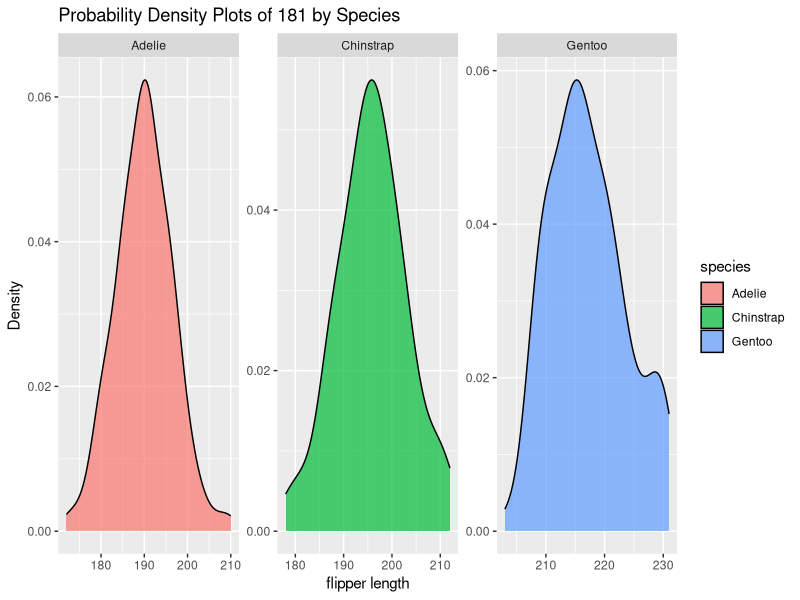
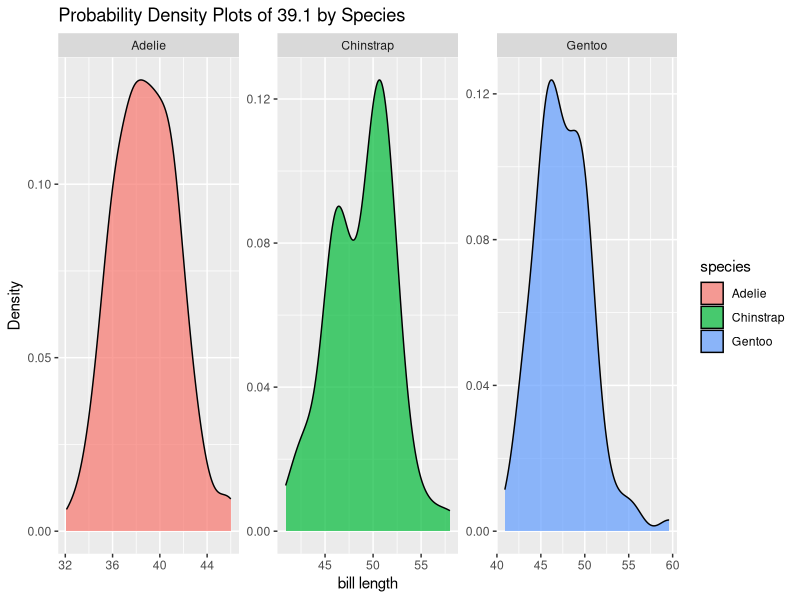
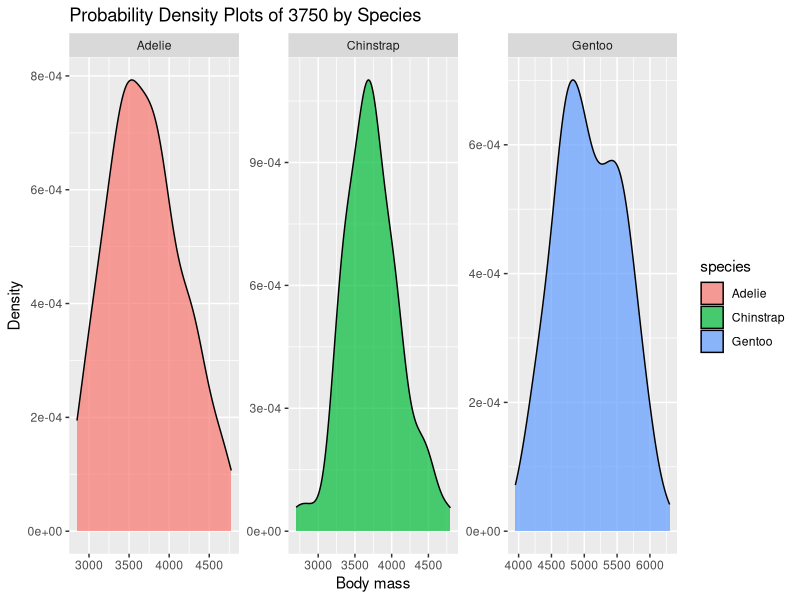
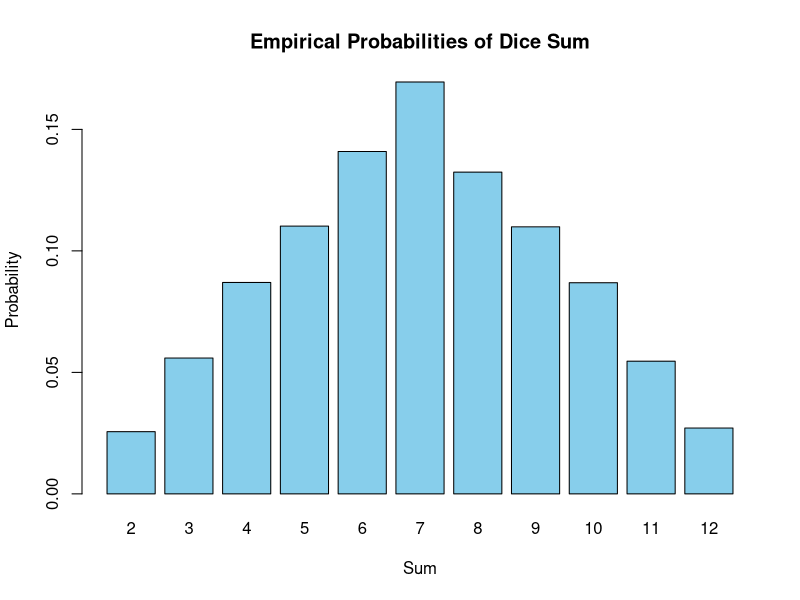

Write R code to recreate these figures, in order.
## ---- chunk 1

#install.packages("palmerpenguins")

library(tidyr)
library(palmerpenguins)
library(ggplot2)

data("penguins")

str(penguins)

summary(penguins)

unique(penguins$species)

flipper_length = penguins$flipper_length_mm

summary(flipper_length)

flip_len = na.omit(flipper_length)

summary(flip_len)


# Select one continuous variables for probability density plots
selected_vars <- c(penguins$flipper_length_mm)
                   
selected_vars2 <- c(penguins$bill_length_mm)                   
                   
selected_vars3 <- c(penguins$body_mass_g)   

# Create probability density plots for each variable by species

penguin_density_plots <- ggplot(penguins, aes(x = selected_vars, fill = species)) +
  geom_density(alpha = 0.7) +
  facet_wrap(~species, scales = "free") +
  labs(title = paste("Probability Density Plots of", selected_vars, "by Species"), x = "flipper length", y = "Density")


print(penguin_density_plots)


## ---- chunk 2



penguin_density_plots2 <- ggplot(penguins, aes(x = selected_vars2, fill = species)) +
  geom_density(alpha = 0.7) +
  facet_wrap(~species, scales = "free") +
  labs(title = paste("Probability Density Plots of", selected_vars2, "by Species"), x = "bill length", y = "Density")


print(penguin_density_plots2)


## ---- chunk 3


penguin_density_plots3 <- ggplot(penguins, aes(x = selected_vars3, fill = species)) +
  geom_density(alpha = 0.7) +
  facet_wrap(~species, scales = "free") +
  labs(title = paste("Probability Density Plots of", selected_vars3, "by Species"), x = "Body mass", y = "Density")


print(penguin_density_plots3)


## ---- chunk 4

#conditional probabilities

# Create a contingency table for species and island
contingency_table_island <- table(penguins$species, penguins$island)

# Calculate conditional probabilities given the island
conditional_probabilities_island <- prop.table(contingency_table_island, margin = 1)

# Create a contingency table for species and sex
contingency_table_sex <- table(penguins$species, penguins$sex)

# Calculate conditional probabilities given the sex
conditional_probabilities_sex <- prop.table(contingency_table_sex, margin = 1)

# Print the contingency tables
print("Contingency Table for Species and Island:")
print(contingency_table_island)

print("Contingency Table for Species and Sex:")
print(contingency_table_sex)

# Print conditional probabilities
print("Conditional Probabilities Given Island:")
print(conditional_probabilities_island)

print("Conditional Probabilities Given Sex:")
print(conditional_probabilities_sex)




## ---- chunk 5

# Simulate rolling a fair six-sided die
die_outcomes <- 1:6

# Define random variables X and Y
X <- sample(die_outcomes, 1, replace = TRUE)
Y <- sample(die_outcomes, 1, replace = TRUE)

# Print the outcomes of X and Y
cat("Outcome of X:", X, "\n")
cat("Outcome of Y:", Y, "\n")

# Calculate the sum Z
Z <- X + Y
cat("Sum Z:", Z, "\n")

# Simulate rolling the dice multiple times to estimate probabilities
num_simulations <- 10000

# Simulate X and Y
simulated_X <- sample(die_outcomes, num_simulations, replace = TRUE)
simulated_Y <- sample(die_outcomes, num_simulations, replace = TRUE)

# Calculate the sum Z for each simulation
simulated_Z <- simulated_X + simulated_Y

# Calculate the empirical probabilities
empirical_probabilities <- table(simulated_Z) / num_simulations

# Print the empirical probabilities
cat("Empirical Probabilities for Z:\n")
print(empirical_probabilities)

# Plot the empirical probabilities
barplot(empirical_probabilities, names.arg = 2:12, col = "skyblue", main = "Empirical Probabilities of Dice Sum", xlab = "Sum", ylab = "Probability")

